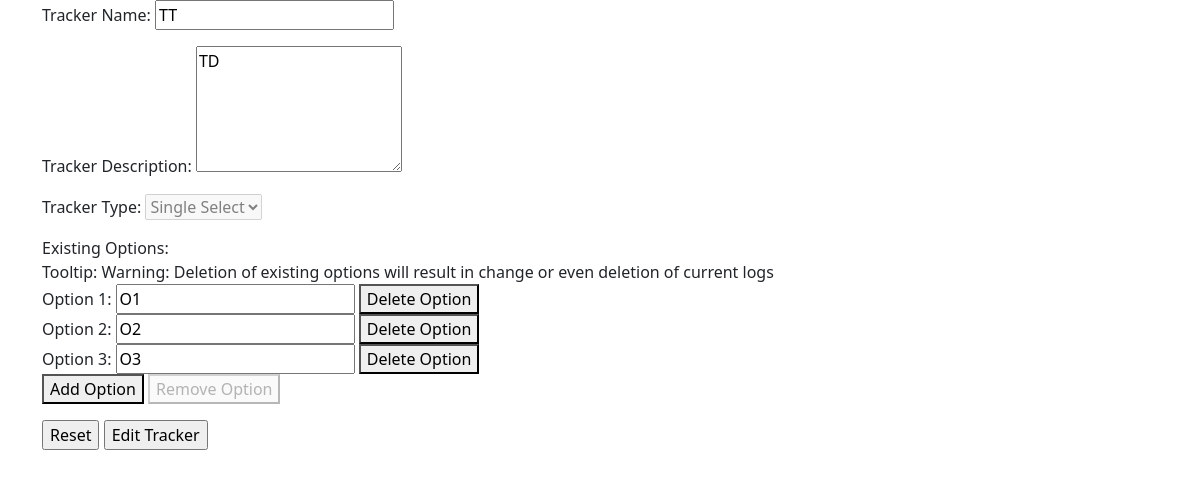
Page /trackers/edit?id=7 (signed in) on the committed database.
### models/models.py (models this page shows)
class TrackerModel(db.Model):
    __tablename__ = "trackers"
    t_id = db.Column(db.Integer(), primary_key=True)
    t_name = db.Column(db.String(64), nullable=False)
    t_desc = db.Column(db.String(256))
    t_type = db.Column(db.Integer(), db.ForeignKey("tracker_types.tt_id", ondelete="CASCADE"), nullable=False)
    t_user = db.Column(db.Integer(), db.ForeignKey("users.id", ondelete="CASCADE"), nullable=False)
    t_type_name = db.relationship("TrackerTypes", uselist=False)
    t_unit = db.relationship("TrackerUnit", cascade="all, delete", uselist=False)
    t_options = db.relationship("TrackerOptions", cascade="all, delete")
    t_logs = db.relationship("TrackerLogs", cascade="all, delete")

class TrackerTypes(db.Model):
    __tablename__ = "tracker_types"
    tt_id = db.Column(db.Integer(), primary_key=True, autoincrement=True)
    tt_name = db.Column(db.String(64), unique=True, nullable=False)

class TrackerOptions(db.Model):
    __tablename__ = "tracker_options"
    to_id = db.Column(db.Integer(), primary_key=True, autoincrement=True)
    to_name = db.Column(db.String(64), nullable=False)
    to_tracker = db.Column(db.Integer(), db.ForeignKey("trackers.t_id", ondelete="CASCADE"), nullable=False)

### views/views.py (the view, shortened to what this page needs)
@app.route("/trackers/edit", methods=["GET", "POST"])
@login_required
def trackers_edit():
    t_id = request.args.get("id", "")
    if not (t_id.isdigit()):
        flash("Invalid Tracker", "danger")
        return redirect("/trackers")
    t_id = int(t_id)
    tracker = TrackerModel.query.filter(TrackerModel.t_id == t_id, TrackerModel.t_user == current_user.id).first()
    if not tracker:
        flash("Invalid Tracker", "danger")
        return redirect("/trackers")
    return render_template("trackers/edit.html", user=current_user, tracker=tracker)

### auth/auth.py (called while the page is built)
@login.user_loader
def load_user(id):
    return UserModel.query.get(int(id))

### templates/trackers/edit.html (shortened to what this page needs)
<!DOCTYPE html>
<html lang="en">
    <head>
        <link rel="stylesheet" href="{{ url_for('static', filename='css/bootstrap.min.css')}}">
        <link rel="stylesheet" href="{{ url_for('static', filename='css/fontawesome.all.min.css')}}">
        <link rel="stylesheet" href="{{ url_for('static', filename='css/card.css')}}">
    </head>
    <body>
        <div class="container">
            <form action="" method="POST">
                <p>
                    <label for="t_name">Tracker Name:</label>
                    <input type="text" id="t_name" name="t_name" maxlength="64" value="{{ tracker.t_name }}" required>
                </p>
                <p>
                    <label for="t_desc">Tracker Description:</label>
                    <textarea rows="5" id="t_desc" name="t_desc" maxlength="256">{{ tracker.t_desc }}</textarea>
                </p>
                <p>
                    <div style="display: inline-block;">
                        <label for="t_type">Tracker Type:</label>
                        <select id="t_type" disabled>
                            <option>{{ tracker.t_type_name.tt_name }}</option>
                        </select>
                    </div>
                </p>
                <div id="t_options_exist">
                    {% if tracker.t_options | length > 0 %}
                    Existing Options:
                    <br>
                    Tooltip: Warning: Deletion of existing options will result in change or even deletion of current logs
                    {% endif %}
                    {% for option in tracker.t_options %}
                    <div>
                        <label for="t_option_exist[{{ option.to_id }}]">Option {{ loop.index }}:</label>
                        <input type="text" id="t_option_exist[{{ option.to_id }}]" name="t_option_exist[{{ option.to_id }}]" maxlength="64" value="{{ option.to_name }}" required>
                        <button onclick="/*alert('This feature will be added soon!'); return false;*/ remOptionExist(this); return false;">Delete Option</button>
                    </div>
                    {% endfor %}
                </div>
                <p id="t_options_control"{% if tracker.t_options %} style="display: block;"{% else %} style="display: none;"{% endif %}>
                    <button id="t_options_add" onclick="addOption(); return false;">Add Option</button>
                    <button id="t_options_rem" onclick="remOption(); return false;" disabled>Remove Option</button>
                </p>
                <p>
                    <input type="reset" value="Reset" onclick="window.location.reload();">
                    <input type="submit" value="Edit Tracker">
                </p>
            </form>
        </div>
    </body>
</html>

### rows in the picture
TrackerModel: t_name "TT", t_desc "TD"
TrackerTypes: tt_name "Single Select"
TrackerOptions: to_name "O1"
TrackerOptions: to_name "O2"
TrackerOptions: to_name "O3"
